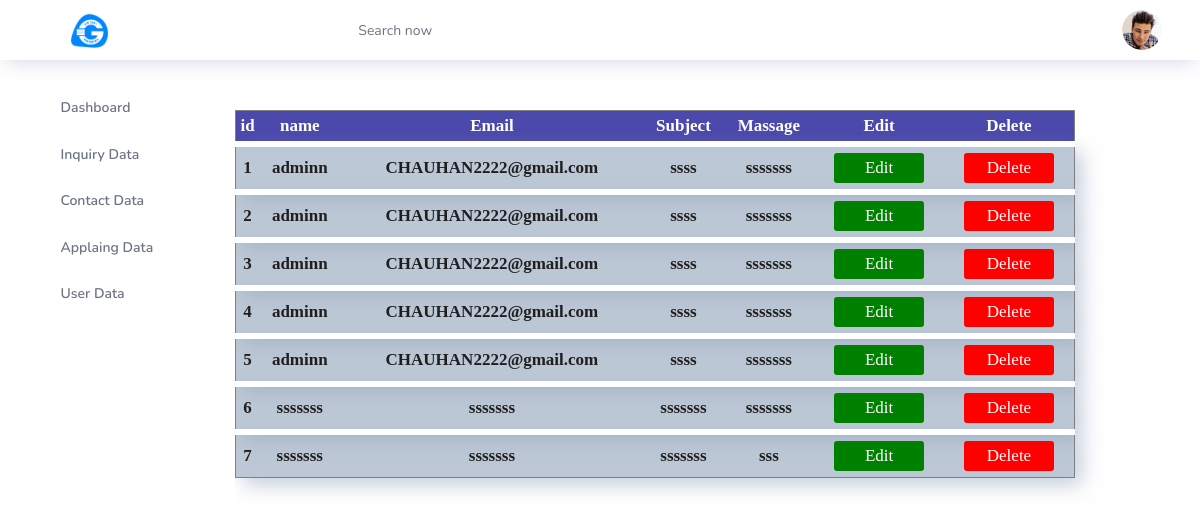
/admin/descontect.php, run on the app's committed database.
### tables this page shows
CREATE TABLE `contact` (
  `id` int(50) NOT NULL,
  `name` varchar(50) NOT NULL,
  `email` varchar(50) NOT NULL,
  `subject` varchar(50) NOT NULL,
  `message` varchar(250) NOT NULL
);

### admin/descontect.php (the view, shortened to what this page needs)
<?php
	include("head.php");
?>
<!DOCTYPE html>
<html>
<head>
</head>
<body>
<table class="tab">
	<tr align ="center">
		<td class="hed"><b>id</b></td>
		<td class="hed"><b>name</b></td>
		<td class="hed"><b>Email</b></td>
		<td class="hed"><b>Subject</b></td>
		<td class="hed"><b>Massage</b></td>
		<td class="hed"><b>Edit</b></td>
		<td class="hed"><b>Delete</b></td>
	</tr>
<?php
	include("connection.php");
	$query ="SELECT *FROM contact";
	$data =mysqli_query($conn,$query);
	while($row=mysqli_fetch_assoc($data))
	{
		echo "
			<tr class='tbo' align ='center'>
				<td><b>".$row['id']."</b></td>
				<td><b>".$row['name']."</b></td>
				<td><b>".$row['email']."</b></td>
				<td><b>".$row['subject']."</b></td>
				<td><b>".$row['message']."</b></td>
				<td><button class='edbut'><a href='edcontect.php?ed=".$row['id']."' style='text-decoration: none; color:#ffff;'>Edit</a></button></td>
				<td><button class='debut'><a href='decontect.php?de=".$row['id']."' style='text-decoration: none; color:#ffff;'>Delete</a></button></td>
			</tr>
		";
	}
?>
</table>
</body>
</html>

### admin/descontect.php (style rules this page uses)
.tab { margin-top: 50px; height: 10px; border: 1px solid grey; border-radius: 5px; box-shadow: 5px black; width: 70%; }
.hed { font-size: 17px; font-family: bold; color: #ffff; background-color: #4B49AC; padding-bottom: 5px; padding-top:5px; }
.tbo { border-top:6px solid #ffff; box-shadow:7px 7px 20px #8ea0b984; font-size: 17px; font-family: bold; color: solid black; background-color: #8ea0b994; height:40px; }
.edbut { background-color:green; border:none; border-radius: 3px; height: 30px; width: 90px; margin-top: 5px; margin-bottom: 5px; }
.debut { background-color:red; border:none; border-radius: 3px; height: 30px; width: 90px; margin-top: 5px; margin-bottom: 5px; }

### data on the page
contact: id "1", name "adminn", email "CHAUHAN2222@gmail.com", subject "ssss", message "sssssss"
contact: id "2", name "adminn", email "CHAUHAN2222@gmail.com", subject "ssss", message "sssssss"
contact: id "3", name "adminn", email "CHAUHAN2222@gmail.com", subject "ssss", message "sssssss"
contact: id "4", name "adminn", email "CHAUHAN2222@gmail.com", subject "ssss", message "sssssss"
contact: id "5", name "adminn", email "CHAUHAN2222@gmail.com", subject "ssss", message "sssssss"
contact: id "6", name "sssssss", email "sssssss", subject "sssssss", message "sssssss"
contact: id "7", name "sssssss", email "sssssss", subject "sssssss", message "sss"
